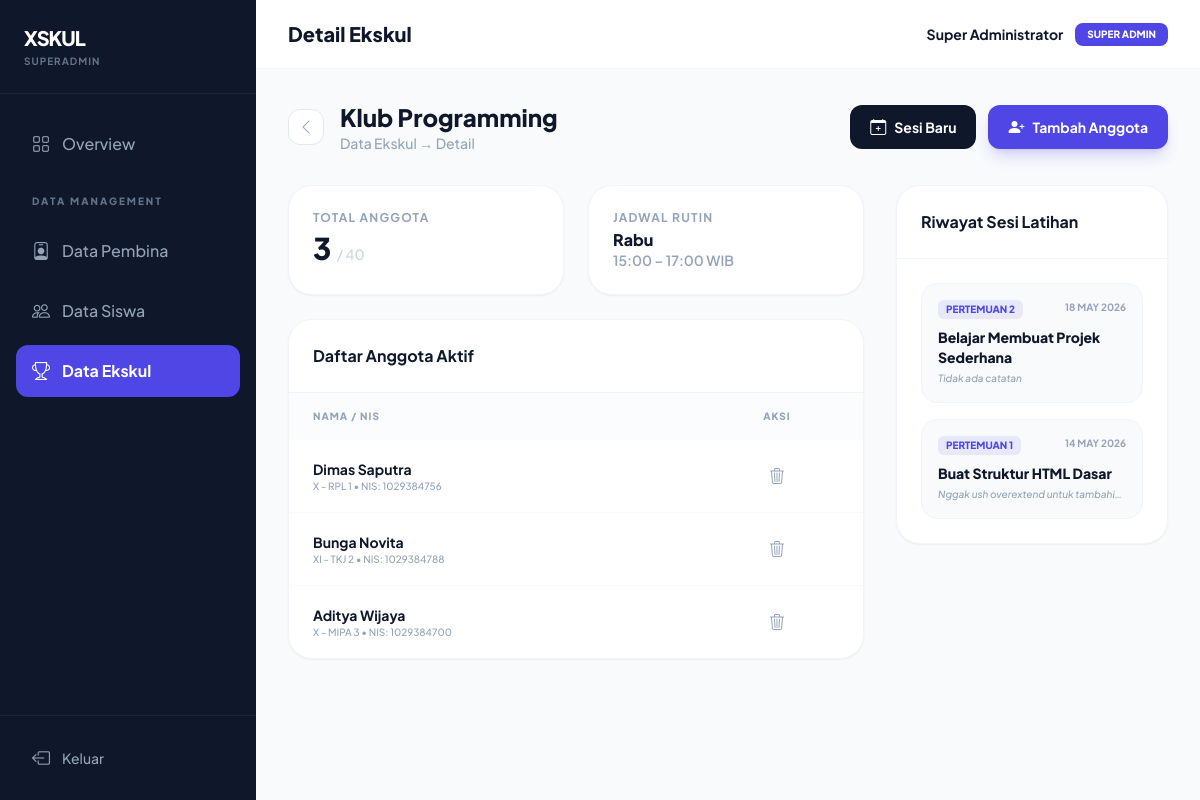
Screenshot of /superadmin/public/ekskul/detail/1 (signed in) with the database file from the repository.
### tables this page shows
CREATE TABLE `ekskul` (
  `id` int UNSIGNED NOT NULL,
  `pembina_id` int UNSIGNED NOT NULL,
  `nama` varchar(150) NOT NULL,
  `deskripsi` text,
  `kategori` enum('Olahraga','Seni & Musik','Teknologi','Karakter','Lainnya') NOT NULL DEFAULT 'Lainnya',
  `ikon_emoji` varchar(10) DEFAULT NULL,
  `hari_latihan` varchar(50) NOT NULL,
  `jam_mulai` time NOT NULL,
  `jam_selesai` time NOT NULL,
  `kuota_max` smallint UNSIGNED NOT NULL DEFAULT '40',
  `status_pendaftaran` enum('Terbuka','Tutup','Penuh') NOT NULL DEFAULT 'Terbuka',
  `created_at` timestamp NOT NULL DEFAULT CURRENT_TIMESTAMP,
  `updated_at` timestamp NOT NULL DEFAULT CURRENT_TIMESTAMP ON UPDATE CURRENT_TIMESTAMP
);

CREATE TABLE `pendaftaran` (
  `id` int UNSIGNED NOT NULL,
  `siswa_id` int UNSIGNED NOT NULL,
  `ekskul_id` int UNSIGNED NOT NULL,
  `status` enum('pending','aktif','ditolak','keluar') NOT NULL DEFAULT 'pending',
  `tanggal_daftar` date NOT NULL,
  `tanggal_update` timestamp NOT NULL DEFAULT CURRENT_TIMESTAMP ON UPDATE CURRENT_TIMESTAMP,
  `catatan` varchar(255) DEFAULT NULL
);

CREATE TABLE `siswa` (
  `id` int UNSIGNED NOT NULL,
  `nis` varchar(20) NOT NULL,
  `nisn` varchar(20) NOT NULL,
  `nama` varchar(100) NOT NULL,
  `kelas` varchar(20) NOT NULL COMMENT 'Contoh: XII RPL 1',
  `password` varchar(255) NOT NULL COMMENT 'bcrypt hash',
  `is_active` tinyint(1) NOT NULL DEFAULT '1',
  `created_at` timestamp NOT NULL DEFAULT CURRENT_TIMESTAMP,
  `updated_at` timestamp NOT NULL DEFAULT CURRENT_TIMESTAMP ON UPDATE CURRENT_TIMESTAMP
);

CREATE TABLE `sesi_latihan` (
  `id` int UNSIGNED NOT NULL,
  `ekskul_id` int UNSIGNED NOT NULL,
  `tanggal` date NOT NULL,
  `pertemuan_ke` smallint UNSIGNED NOT NULL,
  `materi` varchar(255) DEFAULT NULL,
  `catatan` text,
  `dibuat_oleh` int UNSIGNED NOT NULL COMMENT 'pembina_id',
  `is_penilaian` tinyint(1) NOT NULL DEFAULT '0',
  `created_at` timestamp NOT NULL DEFAULT CURRENT_TIMESTAMP
);

### superadmin/app/core/Controller.php (called while the page is built, shortened)
<?php
class Controller {
    public function view($view, $data = []) {
        extract($data);
        require_once __DIR__ . '/../views/' . $view . '.php';
    }
    public function model($model) {
        return new $model;
    }
}

### superadmin/app/controllers/Ekskul.php (called while the page is built, shortened)
<?php
class Ekskul extends Controller {
    private $ekskul;
    public function __construct() {
        $this->ekskul  = $this->model('Ekskul_model');
    }
    public function detail($id) {
        $pendaftaran = $this->model('Pendaftaran_model');
        $sesi        = $this->model('Sesi_model');
        $data = [
            'title'          => 'Detail Ekskul',
            'activeMenu'     => 'ekskul',
            'ekskul'         => $this->ekskul->findById($id),
            'members'        => $pendaftaran->findByEkskul($id),
            'siswaAvailable' => $pendaftaran->siswaAvailable($id),
            'sesis'          => $sesi->findByEkskul($id),
        ];
        $this->view('main/ekskul/detail', $data);
    }
}

### superadmin/app/core/App.php (called while the page is built, shortened)
<?php
class App {
    protected $method     = 'index';
    public function __construct() {
        $url = $this->parseURL();
        if (isset($url[0])) {
            $file = __DIR__ . '/../controllers/' . ucfirst($url[0]) . '.php';
            if (file_exists($file)) {
                unset($url[0]);
            }
        }
        $this->controller = new $this->controller;
        if (isset($url[1])) {
            if (method_exists($this->controller, $url[1])) {
                $this->method = $url[1];
                unset($url[1]);
            }
        }
        $this->params = !empty($url) ? array_values($url) : [];
        call_user_func_array([$this->controller, $this->method], $this->params);
    }
    public function parseURL() {
        if (isset($_GET['url'])) {
            $url = rtrim($_GET['url'], '/');
            $url = filter_var($url, FILTER_SANITIZE_URL);
            $url = explode('/', $url);
            return $url;
        }
        return [];
    }
}

### superadmin/app/init.php (called while the page is built, shortened)
<?php
require_once __DIR__ . '/core/Database.php';
require_once __DIR__ . '/core/Controller.php';
require_once __DIR__ . '/core/App.php';
$app = new App();

### superadmin/public/index.php (called while the page is built)
<?php
require_once '../app/init.php';

### superadmin/app/core/Database.php (called while the page is built, shortened)
<?php
class Database {
    private $host = DB_HOST;
    private $user = DB_USER;
    private $pass = DB_PASS;
    private $db_name = DB_NAME;
    private $dbh;
    private $stmt;
    public function __construct() {
        $dsn = 'mysql:host=' . $this->host . ';dbname=' . $this->db_name;
        $option = [
            PDO::ATTR_PERSISTENT => true,
            PDO::ATTR_ERRMODE    => PDO::ERRMODE_EXCEPTION
        ];
        try {
            $this->dbh = new PDO($dsn, $this->user, $this->pass, $option);
        } catch (PDOException $e) {
            die("Koneksi Database Gagal: " . $e->getMessage());
        }
    }
    public function query($query) {
        $this->stmt = $this->dbh->prepare($query);
    }
    public function bind($param, $value, $type = null) {
        if (is_null($type)) {
            switch (true) {
                default:
                    $type = PDO::PARAM_STR;
            }
        }
        $this->stmt->bindValue($param, $value, $type);
    }
    public function execute() {
        $this->stmt->execute();
    }
    public function resultSet() {
        $this->execute();
        return $this->stmt->fetchAll(PDO::FETCH_ASSOC);
    }
    public function single() {
        $this->execute();
        return $this->stmt->fetch(PDO::FETCH_ASSOC);
    }
}

### superadmin/app/models/Ekskul_model.php (called while the page is built, shortened)
<?php
class Ekskul_model extends Database {
    public function findById($id) {
        $this->query('SELECT e.*, p.nama AS nama_pembina FROM ekskul e JOIN pembina p ON p.id = e.pembina_id WHERE e.id = :id LIMIT 1');
        $this->bind(':id', $id);
        return $this->single();
    }
}

### superadmin/app/models/Pendaftaran_model.php (called while the page is built, shortened)
<?php
class Pendaftaran_model extends Database {
    public function siswaAvailable($ekskul_id) {
        $this->query('SELECT s.id, s.nis, s.nama, s.kelas FROM siswa s WHERE s.is_active = 1 AND s.id NOT IN (SELECT siswa_id FROM pendaftaran WHERE ekskul_id = :ekskul_id AND status = "aktif") ORDER BY s.nama ASC');
        $this->bind(':ekskul_id', $ekskul_id);
        return $this->resultSet();
    }
    public function findByEkskul($ekskul_id) {
        $this->query("SELECT p.*, s.nama AS nama_siswa, s.nis, s.kelas FROM pendaftaran p JOIN siswa s ON s.id = p.siswa_id WHERE p.ekskul_id = :ekskul_id AND p.status = 'aktif' ORDER BY p.tanggal_daftar ASC");
        $this->bind(':ekskul_id', $ekskul_id);
        return $this->resultSet();
    }
}

### superadmin/app/models/Sesi_model.php (called while the page is built, shortened)
<?php
class Sesi_model extends Database {
    public function findByEkskul($ekskul_id) {
        $this->query('SELECT * FROM sesi_latihan WHERE ekskul_id = :ekskul_id ORDER BY tanggal DESC');
        $this->bind(':ekskul_id', $ekskul_id);
        return $this->resultSet();
    }
}

### superadmin/app/views/main/ekskul/detail.php (the view, shortened to what this page needs)
<div class="flex items-center justify-between mb-8">
    <div class="flex items-center gap-4">
        <a href="<?= APP_URL ?>/ekskul" class="w-9 h-9 bg-white border border-slate-200 rounded-xl flex items-center justify-center text-slate-400 hover:text-admin hover:border-admin/30 transition-colors">
            <i class="bi bi-chevron-left"></i>
        </a>
        <div>
            <div class="flex items-center gap-2">
                <h3 class="text-2xl font-black text-midnight"><?= htmlspecialchars($ekskul['nama']) ?></h3>
            </div>
            <p class="text-slate-400 font-medium text-sm">Data Ekskul → Detail</p>
        </div>
    </div>
    <div class="flex gap-3">
        <button onclick="openModal('modalSesi')" class="px-5 py-2.5 bg-midnight text-white font-bold rounded-xl hover:bg-slate-800 transition-all text-sm flex items-center gap-2">
            <i class="bi bi-calendar-plus text-base"></i>
            Sesi Baru
        </button>
        <button onclick="openModal('modalTambah')" class="px-5 py-2.5 bg-admin text-white font-bold rounded-xl hover:bg-adminDark transition-all text-sm shadow-lg shadow-admin/20 flex items-center gap-2">
            <i class="bi bi-person-plus-fill text-base"></i>
            Tambah Anggota
        </button>
    </div>
</div>
<div class="grid grid-cols-1 lg:grid-cols-3 gap-8">
    <div class="lg:col-span-2 space-y-6">
        <div class="grid grid-cols-1 sm:grid-cols-2 gap-6">
            <div class="bg-white p-6 rounded-3xl border border-slate-100 shadow-sm">
                <p class="text-xs font-bold text-slate-400 uppercase tracking-widest mb-1">Total Anggota</p>
                <h4 class="text-3xl font-black text-midnight"><?= count($members) ?> <span class="text-sm font-medium text-slate-300">/ <?= $ekskul['kuota_max'] ?></span></h4>
            </div>
            <div class="bg-white p-6 rounded-3xl border border-slate-100 shadow-sm">
                <p class="text-xs font-bold text-slate-400 uppercase tracking-widest mb-1">Jadwal Rutin</p>
                <h4 class="text-base font-black text-midnight leading-tight mt-1"><?= htmlspecialchars($ekskul['hari_latihan']) ?><br>
                    <span class="text-slate-400 font-semibold text-sm"><?= substr($ekskul['jam_mulai'], 0, 5) ?> – <?= substr($ekskul['jam_selesai'], 0, 5) ?> WIB</span>
                </h4>
            </div>
        </div>
        <div class="bg-white rounded-3xl border border-slate-100 shadow-sm overflow-hidden">
            <div class="p-6 border-b border-slate-100 flex items-center justify-between">
                <h4 class="font-bold text-midnight">Daftar Anggota Aktif</h4>
            </div>
            <div class="overflow-x-auto">
                <table class="w-full text-left">
                    <thead>
                        <tr class="bg-slate-50/50">
                            <th class="px-6 py-4 text-[10px] font-black text-slate-400 uppercase tracking-widest">Nama / NIS</th>
                            <th class="px-6 py-4 text-[10px] font-black text-slate-400 uppercase tracking-widest text-center">Aksi</th>
                        </tr>
                    </thead>
                    <tbody class="divide-y divide-slate-50">
                        <?php foreach ($members as $m): ?>
                        <tr class="hover:bg-slate-50/50 transition-colors">
                            <td class="px-6 py-4">
                                <div class="font-bold text-midnight text-sm"><?= htmlspecialchars($m['nama_siswa']) ?></div>
                                <div class="text-[10px] text-slate-400 font-medium"><?= htmlspecialchars($m['kelas']) ?> • NIS: <?= htmlspecialchars($m['nis']) ?></div>
                            </td>
                            <td class="px-6 py-4 text-center">
                                <button onclick="openModalKeluarkan(<?= $m['id'] ?>, '<?= htmlspecialchars($m['nama_siswa']) ?>')"
                                    class="p-2 text-slate-400 hover:text-red-500 transition-colors rounded-lg hover:bg-red-50">
                                    <i class="bi bi-trash3 text-base"></i>
                                </button>
                            </td>
                        </tr>
                        <?php endforeach; ?>
                    </tbody>
                </table>
            </div>
        </div>
    </div>
    <div class="space-y-6">
        <div class="bg-white rounded-3xl border border-slate-100 shadow-sm overflow-hidden">
            <div class="p-6 border-b border-slate-100">
                <h4 class="font-bold text-midnight">Riwayat Sesi Latihan</h4>
            </div>
            <div class="p-6 space-y-4">
                <?php foreach ($sesis as $s): ?>
                <a href="<?= APP_URL ?>/ekskul/presensi/<?= $s['id'] ?>" class="block p-4 bg-slate-50 border border-slate-100 rounded-2xl hover:border-admin/30 hover:bg-white transition-all group">
                    <div class="flex justify-between items-start mb-2">
                        <span class="px-2 py-0.5 bg-admin/10 text-admin text-[10px] font-black rounded-md uppercase">Pertemuan <?= $s['pertemuan_ke'] ?></span>
                        <span class="text-[10px] font-bold text-slate-400 uppercase"><?= date('d M Y', strtotime($s['tanggal'])) ?></span>
                    </div>
                    <h5 class="font-extrabold text-midnight text-sm group-hover:text-admin transition-colors"><?= htmlspecialchars($s['materi']) ?></h5>
                    <p class="text-[10px] text-slate-400 mt-1 line-clamp-1 font-medium italic"><?= htmlspecialchars($s['catatan'] ?: 'Tidak ada catatan') ?></p>
                </a>
                <?php endforeach; ?>
            </div>
        </div>
    </div>
</div>

### rows the page displays
ekskul: nama "Klub Programming", kuota_max "40", hari_latihan "Rabu", jam_mulai "15:00", jam_selesai "17:00"
pendaftaran: siswa.nama "Dimas Saputra", siswa.kelas "X - RPL 1", siswa.nis "1029384756"
pendaftaran: siswa.nama "Bunga Novita", siswa.kelas "XI - TKJ 2", siswa.nis "1029384788"
pendaftaran: siswa.nama "Aditya Wijaya", siswa.kelas "X - MIPA 3", siswa.nis "1029384700"
sesi_latihan: pertemuan_ke "2", tanggal "18 MAY 2026", materi "Belajar Membuat Projek Sederhana", catatan "Tidak ada catatan"
sesi_latihan: pertemuan_ke "1", tanggal "14 MAY 2026", materi "Buat Struktur HTML Dasar", catatan "Nggak ush overextend untuk…"

### other values shown
$title "Detail Ekskul"
$_SESSION['admin']['nama'] "Super Administrator"
count($members) "3"
